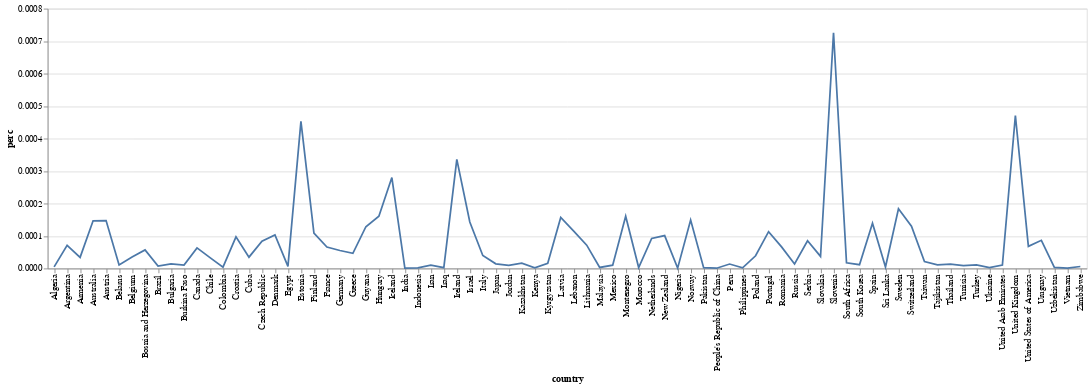

The notebook cell this image was saved under:
### Code cell
import altair

line = altair.Chart(combination).mark_line(interpolate='linear').encode(
        x='country',y='perc')

display(altair.layer(line).properties(width=1200, height=300))

### Figure 1 — Vega-Lite specification as saved in the notebook (floating-point values rounded to 4 significant figures)
{"config": {"view": {"continuousWidth": 400, "continuousHeight": 300}}, "layer": [{"mark": {"type": "line", "interpolate": "linear"}, "encoding": {"x": {"type": "nominal", "field": "country"}, "y": {"type": "quantitative", "field": "perc"}}}], "data": {"name": "data-2443bdf197c72e54b1d9c0274b9e3ded"}, "height": 300, "width": 1200, "$schema": "https://vega.github.io/schema/vega-lite/v4.8.1.json", "datasets": {"data-2443bdf197c72e54b1d9c0274b9e3ded": [{"country": "United Kingdom", "voters": 311, "population": 66022273, "perc": 0.0004711}, {"country": "United States of America", "voters": 221, "population": 325145963, "perc": 6.797e-05}, {"country": "Spain", "voters": 65, "population": 46733038, "perc": 0.0001391}, {"country": "Germany", "voters": 46, "population": 83149300, "perc": 5.532e-05}, {"country": "France", "voters": 44, "population": 66628000, "perc": 6.604e-05}, {"country": "Australia", "voters": 36, "population": 24511800, "perc": 0.0001469}, {"country": "Argentina", "voters": 32, "population": 44938712, "perc": 7.121e-05}, {"country": "Italy", "voters": 24, "population": 60317000, "perc": 3.979e-05}, {"country": "Canada", "voters": 24, "population": 37894799, "perc": 6.333e-05}, {"country": "Russia", "voters": 20, "population": 146804372, "perc": 1.362e-05}, {"country": "Sweden", "voters": 19, "population": 10343403, "perc": 0.0001837}, {"country": "Japan", "voters": 18, "population": 126785797, "perc": 1.42e-05}, {"country": "India", "voters": 17, "population": 1326093247, "perc": 1.282e-06}, {"country": "Hungary", "voters": 16, "population": 9937628, "perc": 0.000161}, {"country": "Netherlands", "voters": 16, "population": 17282163, "perc": 9.258e-05}, {"country": "Ireland", "voters": 16, "population": 4761865, "perc": 0.000336}, {"country": "Slovenia", "voters": 15, "population": 2066880, "perc": 0.0007257}, {"country": "Poland", "voters": 15, "population": 38382576, "perc": 3.908e-05}, {"country": "Brazil", "voters": 15, "population": 210147125, "perc": 7.138e-06}, {"country": "Austria", "voters": 13, "population": 8809212, "perc": 0.0001476}, {"country": "Israel", "voters": 13, "population": 9093000, "perc": 0.000143}, {"country": "Romania", "voters": 13, "population": 19586539, "perc": 6.637e-05}, {"country": "Mexico", "voters": 13, "population": 130526945, "perc": 9.96e-06}, {"country": "Portugal", "voters": 12, "population": 10600000, "perc": 0.0001132}, {"country": "People's Republic of China", "voters": 11, "population": 1409517397, "perc": 7.804e-07}, {"country": "Switzerland", "voters": 11, "population": 8466017, "perc": 0.0001299}, {"country": "South Africa", "voters": 10, "population": 57725600, "perc": 1.732e-05}, {"country": "Czech Republic", "voters": 9, "population": 10693939, "perc": 8.416e-05}, {"country": "Turkey", "voters": 9, "population": 82003882, "perc": 1.098e-05}, {"country": "Thailand", "voters": 9, "population": 65931550, "perc": 1.365e-05}, {"country": "Norway", "voters": 8, "population": 5367580, "perc": 0.000149}, {"country": "Iran", "voters": 8, "population": 79966230, "perc": 1e-05}, {"country": "Lebanon", "voters": 7, "population": 6100075, "perc": 0.0001148}, {"country": "Finland", "voters": 6, "population": 5501043, "perc": 0.0001091}, {"country": "Denmark", "voters": 6, "population": 5827463, "perc": 0.000103}, {"country": "Estonia", "voters": 6, "population": 1324820, "perc": 0.0004529}, {"country": "Chile", "voters": 6, "population": 18054726, "perc": 3.323e-05}, {"country": "South Korea", "voters": 6, "population": 51466201, "perc": 1.166e-05}, {"country": "Serbia", "voters": 6, "population": 7022268, "perc": 8.544e-05}, {"country": "Egypt", "voters": 6, "population": 94798827, "perc": 6.329e-06}, {"country": "Pakistan", "voters": 5, "population": 197015955, "perc": 2.538e-06}, {"country": "New Zealand", "voters": 5, "population": 4942500, "perc": 0.0001012}, {"country": "Taiwan", "voters": 5, "population": 23593794, "perc": 2.119e-05}, {"country": "Greece", "voters": 5, "population": 10760421, "perc": 4.647e-05}, {"country": "Croatia", "voters": 4, "population": 4105493, "perc": 9.743e-05}, {"country": "Cuba", "voters": 4, "population": 11484636, "perc": 3.483e-05}, {"country": "Indonesia", "voters": 4, "population": 263991379, "perc": 1.515e-06}, {"country": "Belgium", "voters": 4, "population": 11431406, "perc": 3.499e-05}, {"country": "Peru", "voters": 4, "population": 29381884, "perc": 1.361e-05}, {"country": "Uruguay", "voters": 3, "population": 3456750, "perc": 8.679e-05}, {"country": "Kazakhstan", "voters": 3, "population": 18276500, "perc": 1.641e-05}, {"country": "Latvia", "voters": 3, "population": 1909000, "perc": 0.0001572}, {"country": "Lithuania", "voters": 2, "population": 2790842, "perc": 7.166e-05}, {"country": "Algeria", "voters": 2, "population": 41318142, "perc": 4.84e-06}, {"country": "Bosnia and Herzegovina", "voters": 2, "population": 3507017, "perc": 5.703e-05}, {"country": "Colombia", "voters": 2, "population": 49065615, "perc": 4.076e-06}, {"country": "Burkina Faso", "voters": 2, "population": 19193382, "perc": 1.042e-05}, {"country": "Nigeria", "voters": 2, "population": 190886311, "perc": 1.048e-06}, {"country": "Philippines", "voters": 2, "population": 104918090, "perc": 1.906e-06}, {"country": "Slovakia", "voters": 2, "population": 5397036, "perc": 3.706e-05}, {"country": "Bulgaria", "voters": 1, "population": 7000039, "perc": 1.429e-05}, {"country": "Malaysia", "voters": 1, "population": 31624264, "perc": 3.162e-06}, {"country": "Belarus", "voters": 1, "population": 9408400, "perc": 1.063e-05}, {"country": "Ukraine", "voters": 1, "population": 42558328, "perc": 2.35e-06}, {"country": "Kenya", "voters": 1, "population": 48468138, "perc": 2.063e-06}, {"country": "Iraq", "voters": 1, "population": 38274618, "perc": 2.613e-06}, {"country": "Guyana", "voters": 1, "population": 777859, "perc": 0.0001286}, {"country": "Montenegro", "voters": 1, "population": 622359, "perc": 0.0001607}, {"country": "Vietnam", "voters": 1, "population": 94660000, "perc": 1.056e-06}, {"country": "Tajikistan", "voters": 1, "population": 8921343, "perc": 1.121e-05}, {"country": "Uzbekistan", "voters": 1, "population": 32387200, "perc": 3.088e-06}, {"country": "Iceland", "voters": 1, "population": 357050, "perc": 0.0002801}, {"country": "Kyrgyzstan", "voters": 1, "population": 6201500, "perc": 1.613e-05}, {"country": "Sri Lanka", "voters": 1, "population": 21444000, "perc": 4.663e-06}, {"country": "United Arab Emirates", "voters": 1, "population": 9400145, "perc": 1.064e-05}, {"country": "Jordan", "voters": 1, "population": 10428241, "perc": 9.589e-06}, {"country": "Zimbabwe", "voters": 1, "population": 16529904, "perc": 6.05e-06}, {"country": "Armenia", "voters": 1, "population": 2930450, "perc": 3.412e-05}, {"country": "Morocco", "voters": 1, "population": 36029138, "perc": 2.776e-06}, {"country": "Tunisia", "voters": 1, "population": 11565204, "perc": 8.647e-06}]}}
